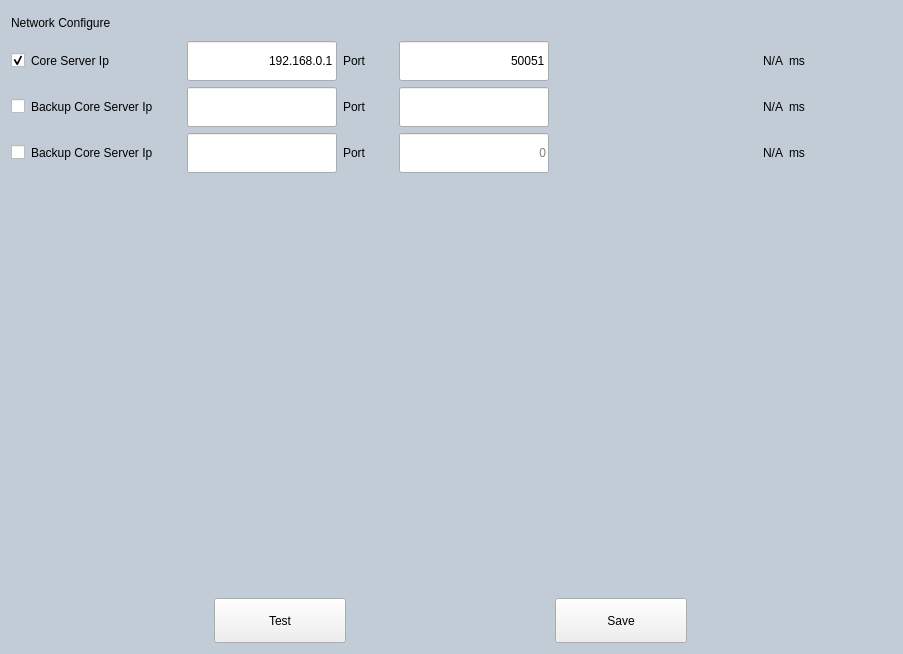
<?xml version="1.0" encoding="UTF-8"?>
<ui version="4.0">
 <class>SettingPageNetwork</class>
 <widget class="QWidget" name="SettingPageNetwork">
  <property name="geometry">
   <rect>
    <x>0</x>
    <y>0</y>
    <width>903</width>
    <height>654</height>
   </rect>
  </property>
  <property name="windowTitle">
   <string>Form</string>
  </property>
  <property name="styleSheet">
   <string notr="true">QWidget#SettingPageNetwork{
background-color:#C1CCD6;
border-top-left-radius:0px;
border-top-right-radius:0px;
border-bottom-left-radius:15px;
border-bottom-right-radius:15px;}</string>
  </property>
  <layout class="QVBoxLayout" name="verticalLayout">
   <item>
    <widget class="QLabel" name="lblTitle">
     <property name="minimumSize">
      <size>
       <width>0</width>
       <height>24</height>
      </size>
     </property>
     <property name="maximumSize">
      <size>
       <width>16777215</width>
       <height>24</height>
      </size>
     </property>
     <property name="text">
      <string>Network Configure</string>
     </property>
    </widget>
   </item>
   <item>
    <layout class="QHBoxLayout" name="horizontalLayout">
     <item>
      <widget class="QCheckBox" name="ckCoreEnable">
       <property name="text">
        <string/>
       </property>
       <property name="checked">
        <bool>true</bool>
       </property>
      </widget>
     </item>
     <item>
      <widget class="QLabel" name="lblCoreServIP">
       <property name="minimumSize">
        <size>
         <width>150</width>
         <height>40</height>
        </size>
       </property>
       <property name="maximumSize">
        <size>
         <width>150</width>
         <height>40</height>
        </size>
       </property>
       <property name="font">
        <font>
         <italic>false</italic>
         <bold>false</bold>
        </font>
       </property>
       <property name="text">
        <string>Core Server Ip</string>
       </property>
       <property name="alignment">
        <set>Qt::AlignmentFlag::AlignLeading|Qt::AlignmentFlag::AlignLeft|Qt::AlignmentFlag::AlignVCenter</set>
       </property>
      </widget>
     </item>
     <item>
      <widget class="QLineEdit" name="editCoreServIP">
       <property name="minimumSize">
        <size>
         <width>150</width>
         <height>40</height>
        </size>
       </property>
       <property name="maximumSize">
        <size>
         <width>150</width>
         <height>40</height>
        </size>
       </property>
       <property name="font">
        <font>
         <italic>false</italic>
         <bold>false</bold>
        </font>
       </property>
       <property name="layoutDirection">
        <enum>Qt::LayoutDirection::RightToLeft</enum>
       </property>
       <property name="text">
        <string>192.168.0.1</string>
       </property>
       <property name="alignment">
        <set>Qt::AlignmentFlag::AlignRight|Qt::AlignmentFlag::AlignTrailing|Qt::AlignmentFlag::AlignVCenter</set>
       </property>
       <property name="placeholderText">
        <string>192.168.0.1</string>
       </property>
      </widget>
     </item>
     <item>
      <widget class="QLabel" name="lblCoreServPort">
       <property name="minimumSize">
        <size>
         <width>50</width>
         <height>40</height>
        </size>
       </property>
       <property name="maximumSize">
        <size>
         <width>50</width>
         <height>40</height>
        </size>
       </property>
       <property name="font">
        <font>
         <italic>false</italic>
         <bold>false</bold>
        </font>
       </property>
       <property name="text">
        <string>Port</string>
       </property>
       <property name="alignment">
        <set>Qt::AlignmentFlag::AlignLeading|Qt::AlignmentFlag::AlignLeft|Qt::AlignmentFlag::AlignVCenter</set>
       </property>
      </widget>
     </item>
     <item>
      <widget class="QLineEdit" name="editCoreServPort">
       <property name="minimumSize">
        <size>
         <width>150</width>
         <height>40</height>
        </size>
       </property>
       <property name="maximumSize">
        <size>
         <width>150</width>
         <height>40</height>
        </size>
       </property>
       <property name="font">
        <font>
         <italic>false</italic>
         <bold>false</bold>
        </font>
       </property>
       <property name="layoutDirection">
        <enum>Qt::LayoutDirection::RightToLeft</enum>
       </property>
       <property name="text">
        <string>50051</string>
       </property>
       <property name="alignment">
        <set>Qt::AlignmentFlag::AlignRight|Qt::AlignmentFlag::AlignTrailing|Qt::AlignmentFlag::AlignVCenter</set>
       </property>
       <property name="readOnly">
        <bool>false</bool>
       </property>
       <property name="placeholderText">
        <string>50051</string>
       </property>
      </widget>
     </item>
     <item>
      <spacer name="horizontalSpacer">
       <property name="orientation">
        <enum>Qt::Orientation::Horizontal</enum>
       </property>
       <property name="sizeHint" stdset="0">
        <size>
         <width>40</width>
         <height>20</height>
        </size>
       </property>
      </spacer>
     </item>
     <item>
      <widget class="QLabel" name="lblCoreServDelay">
       <property name="minimumSize">
        <size>
         <width>103</width>
         <height>40</height>
        </size>
       </property>
       <property name="maximumSize">
        <size>
         <width>103</width>
         <height>40</height>
        </size>
       </property>
       <property name="sizeIncrement">
        <size>
         <width>0</width>
         <height>0</height>
        </size>
       </property>
       <property name="font">
        <font>
         <italic>false</italic>
         <bold>false</bold>
        </font>
       </property>
       <property name="text">
        <string>N/A</string>
       </property>
       <property name="alignment">
        <set>Qt::AlignmentFlag::AlignRight|Qt::AlignmentFlag::AlignTrailing|Qt::AlignmentFlag::AlignVCenter</set>
       </property>
      </widget>
     </item>
     <item>
      <widget class="QLabel" name="lblCoreServDelayUnit">
       <property name="minimumSize">
        <size>
         <width>103</width>
         <height>40</height>
        </size>
       </property>
       <property name="maximumSize">
        <size>
         <width>103</width>
         <height>40</height>
        </size>
       </property>
       <property name="font">
        <font>
         <italic>false</italic>
         <bold>false</bold>
        </font>
       </property>
       <property name="text">
        <string>ms</string>
       </property>
       <property name="alignment">
        <set>Qt::AlignmentFlag::AlignLeading|Qt::AlignmentFlag::AlignLeft|Qt::AlignmentFlag::AlignVCenter</set>
       </property>
      </widget>
     </item>
    </layout>
   </item>
   <item>
    <layout class="QHBoxLayout" name="horizontalLayout_2">
     <item>
      <widget class="QCheckBox" name="ckCoreEnableBackup1">
       <property name="text">
        <string/>
       </property>
      </widget>
     </item>
     <item>
      <widget class="QLabel" name="lblCoreServIPBackup1">
       <property name="minimumSize">
        <size>
         <width>150</width>
         <height>40</height>
        </size>
       </property>
       <property name="maximumSize">
        <size>
         <width>150</width>
         <height>40</height>
        </size>
       </property>
       <property name="font">
        <font>
         <italic>false</italic>
         <bold>false</bold>
        </font>
       </property>
       <property name="text">
        <string>Backup Core Server Ip</string>
       </property>
       <property name="alignment">
        <set>Qt::AlignmentFlag::AlignLeading|Qt::AlignmentFlag::AlignLeft|Qt::AlignmentFlag::AlignVCenter</set>
       </property>
      </widget>
     </item>
     <item>
      <widget class="QLineEdit" name="editCoreServIPBackup1">
       <property name="minimumSize">
        <size>
         <width>150</width>
         <height>40</height>
        </size>
       </property>
       <property name="maximumSize">
        <size>
         <width>150</width>
         <height>40</height>
        </size>
       </property>
       <property name="font">
        <font>
         <italic>false</italic>
         <bold>false</bold>
        </font>
       </property>
       <property name="layoutDirection">
        <enum>Qt::LayoutDirection::RightToLeft</enum>
       </property>
       <property name="alignment">
        <set>Qt::AlignmentFlag::AlignRight|Qt::AlignmentFlag::AlignTrailing|Qt::AlignmentFlag::AlignVCenter</set>
       </property>
       <property name="placeholderText">
        <string/>
       </property>
      </widget>
     </item>
     <item>
      <widget class="QLabel" name="lblCoreServPortBackup1">
       <property name="minimumSize">
        <size>
         <width>50</width>
         <height>40</height>
        </size>
       </property>
       <property name="maximumSize">
        <size>
         <width>50</width>
         <height>40</height>
        </size>
       </property>
       <property name="font">
        <font>
         <italic>false</italic>
         <bold>false</bold>
        </font>
       </property>
       <property name="text">
        <string>Port</string>
       </property>
       <property name="alignment">
        <set>Qt::AlignmentFlag::AlignLeading|Qt::AlignmentFlag::AlignLeft|Qt::AlignmentFlag::AlignVCenter</set>
       </property>
      </widget>
     </item>
     <item>
      <widget class="QLineEdit" name="editCoreServPortBackup1">
       <property name="minimumSize">
        <size>
         <width>150</width>
         <height>40</height>
        </size>
       </property>
       <property name="maximumSize">
        <size>
         <width>150</width>
         <height>40</height>
        </size>
       </property>
       <property name="font">
        <font>
         <italic>false</italic>
         <bold>false</bold>
        </font>
       </property>
       <property name="layoutDirection">
        <enum>Qt::LayoutDirection::RightToLeft</enum>
       </property>
       <property name="alignment">
        <set>Qt::AlignmentFlag::AlignRight|Qt::AlignmentFlag::AlignTrailing|Qt::AlignmentFlag::AlignVCenter</set>
       </property>
       <property name="readOnly">
        <bool>false</bool>
       </property>
       <property name="placeholderText">
        <string/>
       </property>
      </widget>
     </item>
     <item>
      <spacer name="horizontalSpacer_2">
       <property name="orientation">
        <enum>Qt::Orientation::Horizontal</enum>
       </property>
       <property name="sizeHint" stdset="0">
        <size>
         <width>40</width>
         <height>20</height>
        </size>
       </property>
      </spacer>
     </item>
     <item>
      <widget class="QLabel" name="lblCoreServDelayBackup1">
       <property name="minimumSize">
        <size>
         <width>103</width>
         <height>40</height>
        </size>
       </property>
       <property name="maximumSize">
        <size>
         <width>103</width>
         <height>40</height>
        </size>
       </property>
       <property name="sizeIncrement">
        <size>
         <width>0</width>
         <height>0</height>
        </size>
       </property>
       <property name="font">
        <font>
         <italic>false</italic>
         <bold>false</bold>
        </font>
       </property>
       <property name="text">
        <string>N/A</string>
       </property>
       <property name="alignment">
        <set>Qt::AlignmentFlag::AlignRight|Qt::AlignmentFlag::AlignTrailing|Qt::AlignmentFlag::AlignVCenter</set>
       </property>
      </widget>
     </item>
     <item>
      <widget class="QLabel" name="lblCoreServDelayBackup1Unit">
       <property name="minimumSize">
        <size>
         <width>103</width>
         <height>40</height>
        </size>
       </property>
       <property name="maximumSize">
        <size>
         <width>103</width>
         <height>40</height>
        </size>
       </property>
       <property name="font">
        <font>
         <italic>false</italic>
         <bold>false</bold>
        </font>
       </property>
       <property name="text">
        <string>ms</string>
       </property>
       <property name="alignment">
        <set>Qt::AlignmentFlag::AlignLeading|Qt::AlignmentFlag::AlignLeft|Qt::AlignmentFlag::AlignVCenter</set>
       </property>
      </widget>
     </item>
    </layout>
   </item>
   <item>
    <layout class="QHBoxLayout" name="horizontalLayout_4">
     <item>
      <widget class="QCheckBox" name="ckCoreEnableBackup2">
       <property name="text">
        <string/>
       </property>
      </widget>
     </item>
     <item>
      <widget class="QLabel" name="lblCoreServIPBackup2">
       <property name="minimumSize">
        <size>
         <width>150</width>
         <height>40</height>
        </size>
       </property>
       <property name="maximumSize">
        <size>
         <width>150</width>
         <height>40</height>
        </size>
       </property>
       <property name="font">
        <font>
         <italic>false</italic>
         <bold>false</bold>
        </font>
       </property>
       <property name="text">
        <string>Backup Core Server Ip</string>
       </property>
       <property name="alignment">
        <set>Qt::AlignmentFlag::AlignLeading|Qt::AlignmentFlag::AlignLeft|Qt::AlignmentFlag::AlignVCenter</set>
       </property>
      </widget>
     </item>
     <item>
      <widget class="QLineEdit" name="editCoreServIPBackup2">
       <property name="minimumSize">
        <size>
         <width>150</width>
         <height>40</height>
        </size>
       </property>
       <property name="maximumSize">
        <size>
         <width>150</width>
         <height>40</height>
        </size>
       </property>
       <property name="font">
        <font>
         <italic>false</italic>
         <bold>false</bold>
        </font>
       </property>
       <property name="layoutDirection">
        <enum>Qt::LayoutDirection::RightToLeft</enum>
       </property>
       <property name="alignment">
        <set>Qt::AlignmentFlag::AlignRight|Qt::AlignmentFlag::AlignTrailing|Qt::AlignmentFlag::AlignVCenter</set>
       </property>
       <property name="placeholderText">
        <string/>
       </property>
      </widget>
     </item>
     <item>
      <widget class="QLabel" name="lblCoreServPortBackup2">
       <property name="minimumSize">
        <size>
         <width>50</width>
         <height>40</height>
        </size>
       </property>
       <property name="maximumSize">
        <size>
         <width>50</width>
         <height>40</height>
        </size>
       </property>
       <property name="font">
        <font>
         <italic>false</italic>
         <bold>false</bold>
        </font>
       </property>
       <property name="text">
        <string>Port</string>
       </property>
       <property name="alignment">
        <set>Qt::AlignmentFlag::AlignLeading|Qt::AlignmentFlag::AlignLeft|Qt::AlignmentFlag::AlignVCenter</set>
       </property>
      </widget>
     </item>
     <item>
      <widget class="QLineEdit" name="editCoreServPortBackup2">
       <property name="minimumSize">
        <size>
         <width>150</width>
         <height>40</height>
        </size>
       </property>
       <property name="maximumSize">
        <size>
         <width>150</width>
         <height>40</height>
        </size>
       </property>
       <property name="font">
        <font>
         <italic>false</italic>
         <bold>false</bold>
        </font>
       </property>
       <property name="layoutDirection">
        <enum>Qt::LayoutDirection::RightToLeft</enum>
       </property>
       <property name="alignment">
        <set>Qt::AlignmentFlag::AlignRight|Qt::AlignmentFlag::AlignTrailing|Qt::AlignmentFlag::AlignVCenter</set>
       </property>
       <property name="readOnly">
        <bool>false</bool>
       </property>
       <property name="placeholderText">
        <string>0</string>
       </property>
      </widget>
     </item>
     <item>
      <spacer name="horizontalSpacer_3">
       <property name="orientation">
        <enum>Qt::Orientation::Horizontal</enum>
       </property>
       <property name="sizeHint" stdset="0">
        <size>
         <width>40</width>
         <height>20</height>
        </size>
       </property>
      </spacer>
     </item>
     <item>
      <widget class="QLabel" name="lblCoreServDelayBackup2">
       <property name="minimumSize">
        <size>
         <width>103</width>
         <height>40</height>
        </size>
       </property>
       <property name="maximumSize">
        <size>
         <width>103</width>
         <height>40</height>
        </size>
       </property>
       <property name="sizeIncrement">
        <size>
         <width>0</width>
         <height>0</height>
        </size>
       </property>
       <property name="font">
        <font>
         <italic>false</italic>
         <bold>false</bold>
        </font>
       </property>
       <property name="text">
        <string>N/A</string>
       </property>
       <property name="alignment">
        <set>Qt::AlignmentFlag::AlignRight|Qt::AlignmentFlag::AlignTrailing|Qt::AlignmentFlag::AlignVCenter</set>
       </property>
      </widget>
     </item>
     <item>
      <widget class="QLabel" name="lblCoreServDelayBackup2Unit">
       <property name="minimumSize">
        <size>
         <width>103</width>
         <height>40</height>
        </size>
       </property>
       <property name="maximumSize">
        <size>
         <width>103</width>
         <height>40</height>
        </size>
       </property>
       <property name="font">
        <font>
         <italic>false</italic>
         <bold>false</bold>
        </font>
       </property>
       <property name="text">
        <string>ms</string>
       </property>
       <property name="alignment">
        <set>Qt::AlignmentFlag::AlignLeading|Qt::AlignmentFlag::AlignLeft|Qt::AlignmentFlag::AlignVCenter</set>
       </property>
      </widget>
     </item>
    </layout>
   </item>
   <item>
    <spacer name="verticalSpacer">
     <property name="orientation">
      <enum>Qt::Orientation::Vertical</enum>
     </property>
     <property name="sizeHint" stdset="0">
      <size>
       <width>20</width>
       <height>40</height>
      </size>
     </property>
    </spacer>
   </item>
   <item>
    <layout class="QHBoxLayout" name="horizontalLayout_3">
     <item>
      <widget class="QPushButton" name="btnNetTest">
       <property name="minimumSize">
        <size>
         <width>100</width>
         <height>45</height>
        </size>
       </property>
       <property name="maximumSize">
        <size>
         <width>132</width>
         <height>54</height>
        </size>
       </property>
       <property name="font">
        <font/>
       </property>
       <property name="text">
        <string>Test</string>
       </property>
       <property name="checkable">
        <bool>true</bool>
       </property>
      </widget>
     </item>
     <item>
      <widget class="QPushButton" name="btnSave">
       <property name="minimumSize">
        <size>
         <width>100</width>
         <height>45</height>
        </size>
       </property>
       <property name="maximumSize">
        <size>
         <width>132</width>
         <height>54</height>
        </size>
       </property>
       <property name="font">
        <font/>
       </property>
       <property name="text">
        <string>Save</string>
       </property>
       <property name="checkable">
        <bool>true</bool>
       </property>
      </widget>
     </item>
    </layout>
   </item>
  </layout>
 </widget>
 <resources/>
 <connections/>
</ui>
